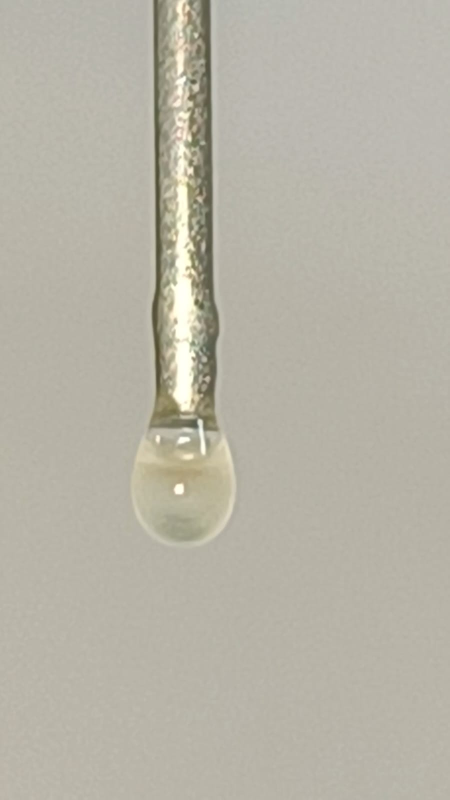
#> input picture python/chloroform.jpg, 899 x 1599 px, found by its file name (shown at 1/2 size)
$ python pendant_ST.py
#> lines starting #> are read from the running program, lines starting #| are printed output that depends on the picture
#> (reads python/input_pendant.txt from the repository)
#> in preprocess_image, image is the input picture: shape (1599, 899, 3); mean B, G, R 166.7, 179.3, 182.9
### python/Thresholds.py
import cv2
import os
import numpy as np
import matplotlib.pyplot as plt
from pathlib import Path
from matplotlib.widgets import Slider
# from ADB_extractor import image_retrieval_from_phone

# Global list to keep track of the contour plot objects
contour_lines = []

# [83 lines left out: functions log_thresholds, update, on_close, get_latest_file, load_latest_image_path, not called in this run]

def get_threshes(image):

    # Convert the image to grayscale
    gray_image = cv2.cvtColor(image, cv2.COLOR_BGR2GRAY)

    # Create a matplotlib figure
    fig, ax = plt.subplots(figsize=(10, 6))
    plt.subplots_adjust(bottom=0.25)

    # Display the image
    ax.imshow(cv2.cvtColor(image, cv2.COLOR_BGR2RGB))
    ax.set_title('Adjust the Canny Thresholds')

    # Add sliders for adjusting the lower and upper threshold values
    ax_slider_lower = plt.axes([0.1, 0.01, 0.65, 0.03], facecolor='lightgoldenrodyellow')
    slider_lower = Slider(ax_slider_lower, 'Lower Threshold', 0, 255, valinit=100, valstep=1)

    ax_slider_upper = plt.axes([0.1, 0.06, 0.65, 0.03], facecolor='lightgoldenrodyellow')
    slider_upper = Slider(ax_slider_upper, 'Upper Threshold', 0, 255, valinit=200, valstep=1)

    # Attach the update function to the sliders
    slider_lower.on_changed(lambda val: update(val, slider_lower, slider_upper, ax, fig, image, gray_image))
    slider_upper.on_changed(lambda val: update(val, slider_lower, slider_upper, ax, fig, image, gray_image))


    # Connect the close event to log the final thresholds
    fig.canvas.mpl_connect('close_event', lambda event: on_close(event, slider_lower, slider_upper))
    # Access the current figure's Tkinter window
    canvas = plt.gcf().canvas
    tk_window = canvas.manager.window
    # Set the window size and position using Tkinter's geometry method
    tk_window.geometry("960x540+0+0")  # Position at (0, 0) with size 960x540
    # Show the plot
    plt.show()

# [7 lines left out: function Threshold, not called in this run]

### python/pendant_ST.py
import os
import cv2
import numpy as np
import matplotlib.pyplot as plt
from pathlib import Path
from scipy.interpolate import interp1d
# from ADB_extractor import image_retrieval_from_phone
from Thresholds import get_threshes

# Global variables for cropping
ref_point = []
cropping = False

# File path to save the data
file_path = "Surface_Tension.txt"
with open (file_path, "w") as file:
    file.write("Pendant Drop Analysis started...\n")

# Mouse callback function to select the cropping area
# [50 lines left out: function crop_image, not called in this run]

# Function to resize the image to fit within the screen
def resize_to_fit_screen(image, screen_width=1920, screen_height=1080):
    """
    Resizes the image to fit within the screen dimensions while maintaining the aspect ratio.

    Args:
        image: The input image to resize.
        screen_width: Maximum width of the screen.
        screen_height: Maximum height of the screen.

    Returns:
        Resized image and the scale factor.
    """
#> called with screen_width = 1920, screen_height = 1080
    h, w = image.shape[:2]
    scale = min(screen_width / w, screen_height / h)
    if scale < 1:  # Resize only if the image is larger than the screen
        resized_image = cv2.resize(image, (int(w * scale), int(h * scale)), interpolation=cv2.INTER_AREA)
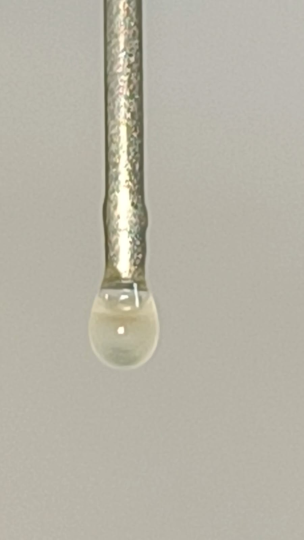
#> resized_image: shape (1080, 607, 3) (shown at 1/2 size); mean B, G, R 166.7, 179.3, 182.9
        return resized_image, scale
    return image, 1.0  # Return the original image if no resizing is needed

# Function to allow the user to crop the image
def get_cropped_image(image):
    '''
    Allows the user to interactively crop the input image using OpenCV.

    Args:
        image: Input image to be cropped.

    Returns:
        Cropped portion of the image or the original image if cropping is skipped.
    '''
    global ref_point

    if image is None:
        with open(file_path, "a") as file:
            file.write("Input image is None. Please provide a valid image.\n")
        raise ValueError("Input image is None. Please provide a valid image.")

    # Resize the image to fit the screen
    resized_image, scale = resize_to_fit_screen(image)
#> scale = 0.675

    clone = resized_image.copy()

    # Set up the window and set the mouse callback function for cropping
    cv2.namedWindow("Crop Image")
    # Move the window (x, y position on screen)
    cv2.moveWindow("Crop Image", 0 , 0)
    cv2.setMouseCallback("Crop Image", crop_image, param=clone)

    # Display the image and wait for cropping
    while True:
        cv2.imshow("Crop Image", clone)
        key = cv2.waitKey(1) & 0xFF
#> (key Esc is pressed here)

        # Press 'r' to reset cropping
        if key == ord("r"):
            ref_point = []  # Clear previous ROI points
            # clone = image.copy()  # Reset the clone to the original image
            print("Reset cropping selection.")
            with open(file_path, "a") as file:
                file.write("Reset cropping selection.\n")

        # Press 'c' to confirm the crop and break the loop
        elif key == ord("c") and len(ref_point) == 2:
            cropping =True
            print("Cropping confirmed.")
            with open(file_path, "a") as file:
                file.write("Cropping confirmed.\n")
            break

        # Press 'n' to skip cropping
        elif key == ord("n"):
            cv2.destroyAllWindows()  # Close the window
            return image  # Return the original image without cropping

        # Check if the window is closed
        if cv2.getWindowProperty("Crop Image", cv2.WND_PROP_VISIBLE) < 1:
            print("Window closed.")
            with open(file_path, "a") as file:
                file.write("Window closed.\n")
            cv2.destroyAllWindows()
            return image  # Return the original image without cropping

    # Close the cropping window after confirmation
    cv2.destroyAllWindows()

    # Crop the selected area
    if len(ref_point) == 2:
        x0, y0 = int(ref_point[0][0] / scale), int(ref_point[0][1] / scale)
        x1, y1 = int(ref_point[1][0] / scale), int(ref_point[1][1] / scale)
        # Get the coordinates in correct order
        x0, x1 = min(x0, x1), max(x0, x1)
        y0, y1 = min(y0, y1), max(y0, y1)

        if x0 == x1 or y0 == y1:
            with open(file_path, "a") as file:
                file.write("Cropping region must have a non-zero area.\n")
            raise ValueError("Cropping region must have a non-zero area.")

        cropped_image = image[y0:y1, x0:x1]
        return cropped_image
    else:
        return image

def read_last_thresholds(file_path2='thresholds_log.txt'):
    """Reads the last logged thresholds from the file."""
    try:
        with open(file_path2, 'r') as file:
            lines = file.readlines()
            # If the file is not empty, get the last line
            if lines:
                last_line = lines[-1].strip()
                # Extract the values of lower and upper thresholds
                lower_threshold = int(last_line.split('Final Lower Threshold: ')[1].split(',')[0])
                upper_threshold = int(last_line.split('Final Upper Threshold: ')[1].split(',')[0])
                return lower_threshold, upper_threshold
            else:
                print("No thresholds found in the file.")
                with open(file_path, "a") as file:
                    file.write("No thresholds found in the file.\n")
                return None, None
    except FileNotFoundError:
        print("Thresholds log file not found.")
        with open(file_path, "a") as file:
            file.write("Thresholds log file not found.\n")
        return None, None

def read_corrected_diameter(file_path3='Calibration_result.txt'):
    """
    Reads the corrected diameter of the needle from the calibration result file.

    Args:
        file_path (str): Path to the calibration result file.

    Returns:
        float: Corrected diameter of the needle if found.
        None: If the file is missing or the diameter cannot be extracted.
    """
    try:
        with open(file_path3, 'r') as file:
            lines = file.readlines()
            for line in lines:
                if "Corrected diameter of the needle after calibration" in line:
                    # Extract the numerical value before "mm"
                    diameter = float(line.split(':')[1].strip().split()[0])
                    return diameter
        print("No diameter value found in the file.")
        with open(file_path, "a") as file:
            file.write("No diameter value found in the file.\n")
        return None
    except FileNotFoundError:
        print(f"File '{file_path3}' not found.")
        with open(file_path, "a") as file:
            file.write(f"File '{file_path3}' not found.\n")
        return None
    except ValueError:
        print("Error extracting the calibration value. Recalibrate again.")
        with open(file_path, "a") as file:
            file.write("Error extracting the calibration value. Recalibrate again.\n")
        return None

def preprocess_image(image_path):
    '''
    Preprocess the input image by reading, converting to grayscale,
    applying Gaussian blur, and detecting edges using Canny.

    Parameters:
        image_path (str): Path to the input image file.

    Returns:
        tuple: Edges image and original image.

    Raises:
        FileNotFoundError: If the image cannot be loaded.
        ValueError: If the provided path is not a valid image file.
    '''
    try:
        image = cv2.imread(image_path)
        global cropped_image
        if image is None:
            with open(file_path, "a") as file:
                file.write(f"Could not load image from path: {image_path}\n")
            raise FileNotFoundError(f"Could not load image from path: {image_path}")
        # Get the cropped image from the user
        cropped_image = get_cropped_image(image)
        get_threshes(cropped_image)
#> in get_threshes, `gray_image = cv2.cvtColor(image, cv2.COLOR_BGR2GRAY)`:
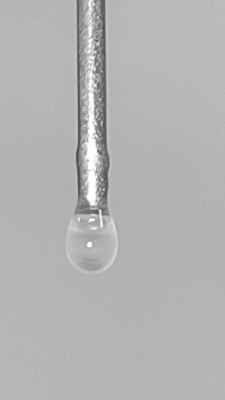
#> gray_image: shape (1599, 899) (shown at 1/4 size); min 73, max 254, mean 179
#> in get_threshes, `plt.show()`:
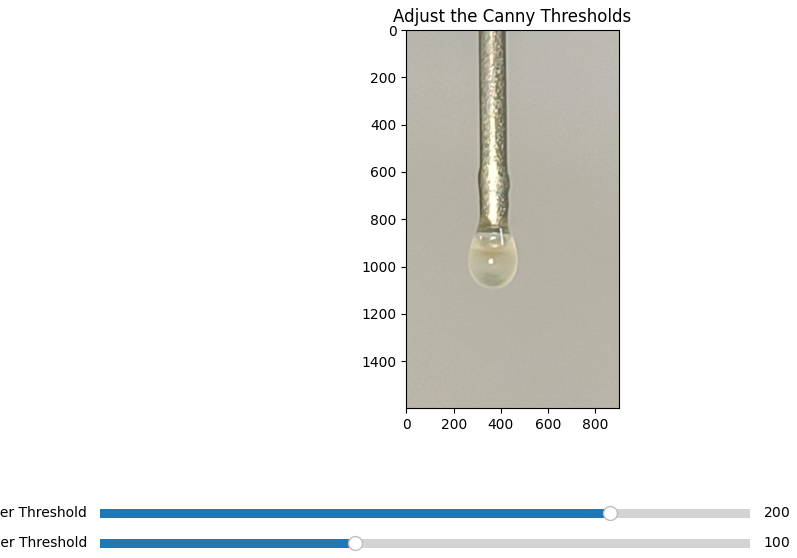
#> figure drawn by matplotlib, 3 panels
        gray = cv2.cvtColor(cropped_image, cv2.COLOR_BGR2GRAY)
        blurred = cv2.GaussianBlur(gray, (5, 5), 0)
        lower_threshold, upper_threshold = read_last_thresholds()
#> (the rest of the program and of its run is left out)
